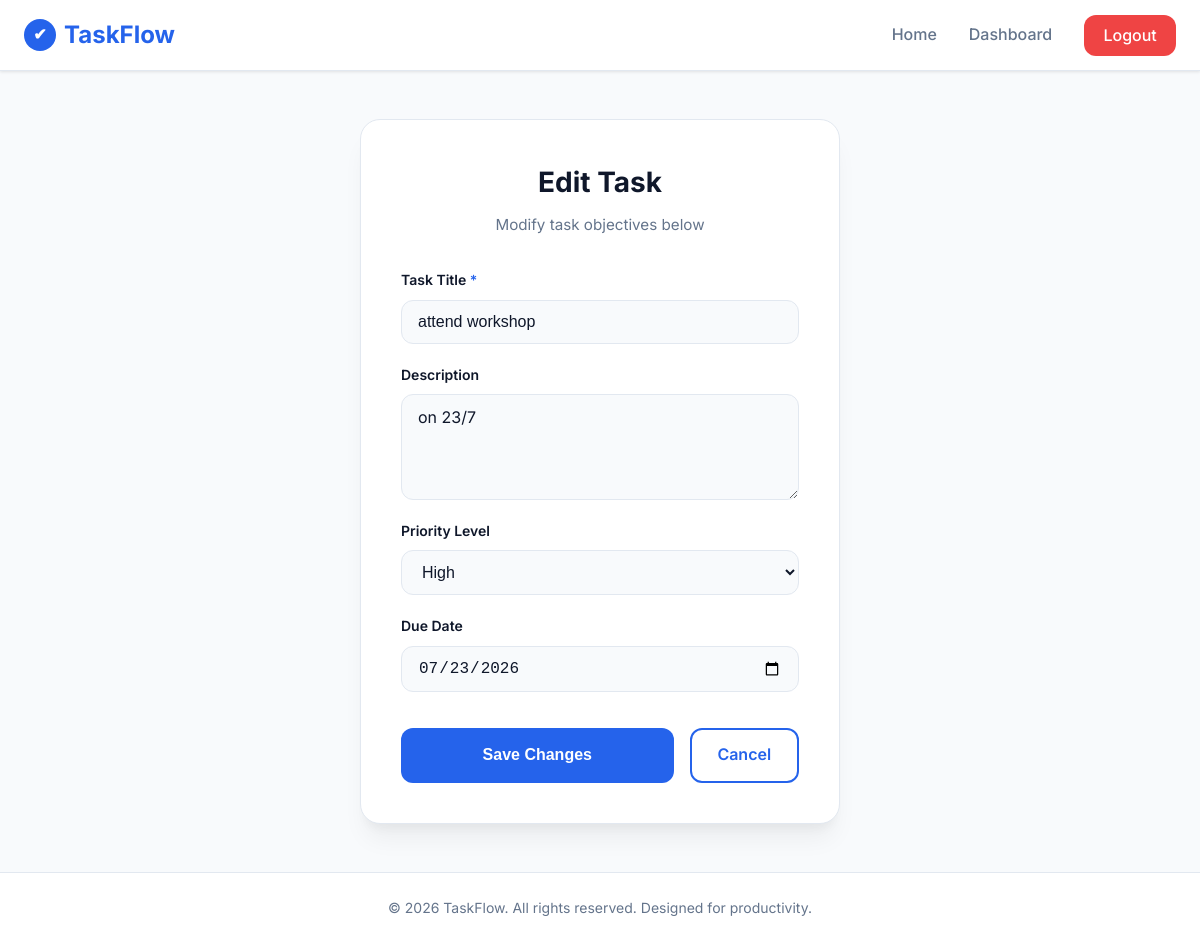
The page /edit-task/2 (signed in) on the database its author committed.
### tables this page shows
CREATE TABLE tasks (
            id INTEGER PRIMARY KEY AUTOINCREMENT,        -- Unique ID for each task
            title TEXT NOT NULL,                         -- Title of the task (cannot be blank)
            description TEXT,                            -- Brief details about the task
            priority TEXT NOT NULL,                      -- Priority level: 'Low', 'Medium', or 'High'
            due_date TEXT,                               -- Due date formatted as YYYY-MM-DD
            status TEXT DEFAULT 'Pending',               -- Status: 'Pending' or 'Completed'
            user_id INTEGER,                             -- Foreign key referencing the users table
            FOREIGN KEY (user_id) REFERENCES users(id)   -- Restricts user_id to valid IDs in users
        );

### app.py (the view, shortened to what this page needs)
@app.route('/edit-task/<int:id>', methods=['GET', 'POST'])
def edit_task(id):
    if 'user_id' not in session:
        flash('Please login to edit tasks.', 'error')
        return redirect(url_for('login'))
    db = get_db()
    task = db.execute('SELECT * FROM tasks WHERE id = ?', (id,)).fetchone()
    if not task:
        flash('Task not found.', 'error')
        return redirect(url_for('dashboard'))
    if task['user_id'] != session['user_id']:
        flash('Access Denied: You cannot modify another user\'s tasks!', 'error')
        return redirect(url_for('dashboard'))
    return render_template('edit_task.html', task=task)

### app.py (called while the page is built)
def get_db():
    db = getattr(g, '_database', None)
    if db is None:
        db = g._database = sqlite3.connect(DATABASE)
        db.row_factory = sqlite3.Row
    return db

### templates/edit_task.html (shortened to what this page needs)
{% extends "base.html" %}
{% block content %}
<div class="form-container-wrapper">
    <div class="form-card">
        <h2 class="form-title">Edit Task</h2>
        <p class="form-subtitle">Modify task objectives below</p>
        <form action="{{ url_for('edit_task', id=task.id) }}" method="POST" class="form-group-wrapper">
            <div class="form-field">
                <label for="title" class="form-label">Task Title <span style="color: var(--primary-color);">*</span></label>
                <input
                    type="text"
                    id="title"
                    name="title"
                    value="{{ task.title }}"
                    required
                    class="form-input"
                >
            </div>
            <div class="form-field">
                <label for="description" class="form-label">Description</label>
                <textarea
                    id="description"
                    name="description"
                    rows="4"
                    class="form-input"
                    style="resize: vertical; font-family: inherit;"
                >{{ task.description }}</textarea>
            </div>
            <div class="form-field">
                <label for="priority" class="form-label">Priority Level</label>
                <select id="priority" name="priority" class="form-input">
                    <option value="High" {% if task.priority == 'High' %}selected{% endif %}>High</option>
                </select>
            </div>
            <div class="form-field">
                <label for="dueDate" class="form-label">Due Date</label>
                <input
                    type="date"
                    id="dueDate"
                    name="dueDate"
                    value="{{ task.due_date }}"
                    class="form-input"
                >
            </div>
            <div style="display: flex; gap: 1rem; margin-top: 1rem;">
                <button type="submit" class="btn btn-primary btn-block" style="flex: 2;">Save Changes</button>
                <a href="{{ url_for('dashboard') }}" class="btn btn-secondary" style="flex: 1; padding: 0.8rem 0;">Cancel</a>
            </div>
        </form>
    </div>
</div>
{% endblock %}

### static/css/style.css (style rules this page uses)
:root { --primary-color: #2563eb; --primary-hover: #1d4ed8; --primary-light: #eff6ff; --text-main: #0f172a; --text-muted: #64748b; --bg-main: #f8fafc; --bg-card: #ffffff; --border-color: #e2e8f0; --max-width: 1200px; --radius-sm: 6px; --radius-md: 12px; --radius-lg: 20px; --transition-fast: 0.2s ease; --transition-normal: 0.3s ease; --shadow-sm: 0 1px 3px rgba(0, 0, 0, 0.1); --shadow-md: 0 4px 6px -1px rgba(0, 0, 0, 0.05), 0 2px 4px -1px rgba(0, 0, 0, 0.03); --shadow-lg: 0 20px 25px -5px rgba(0, 0, 0, 0.05), 0 10px 10px -5px rgba(0, 0, 0, 0.04); }
* { margin: 0; padding: 0; box-sizing: border-box; }
body { font-family: 'Inter', -apple-system, BlinkMacSystemFont, "Segoe UI", Roboto, sans-serif; background-color: var(--bg-main); color: var(--text-main); line-height: 1.6; display: flex; flex-direction: column; min-height: 100vh; }
a { text-decoration: none; color: inherit; transition: color var(--transition-fast); }
.btn { display: inline-flex; align-items: center; justify-content: center; padding: 0.8rem 1.8rem; font-size: 1rem; font-weight: 600; border-radius: var(--radius-md); border: 2px solid transparent; cursor: pointer; transition: all var(--transition-normal); }
.btn-primary { background-color: var(--primary-color); color: var(--bg-card); }
.btn-secondary { background-color: transparent; border-color: var(--primary-color); color: var(--primary-color); }
.btn-block { display: flex; width: 100%; }
.form-container-wrapper { width: 100%; display: flex; justify-content: center; align-items: center; }
.form-card { background-color: var(--bg-card); border: 1px solid var(--border-color); border-radius: var(--radius-lg); padding: 2.5rem; width: 100%; max-width: 480px; box-shadow: var(--shadow-lg); transition: transform var(--transition-normal); }
.form-title { font-size: 1.75rem; font-weight: 700; text-align: center; margin-bottom: 0.5rem; color: var(--text-main); }
.form-subtitle { color: var(--text-muted); font-size: 0.95rem; text-align: center; margin-bottom: 2rem; }
.form-group-wrapper { display: flex; flex-direction: column; gap: 1.25rem; }
.form-field { display: flex; flex-direction: column; gap: 0.5rem; }
.form-label { font-size: 0.875rem; font-weight: 600; color: var(--text-main); }
.form-input { width: 100%; padding: 0.75rem 1rem; font-size: 1rem; border: 1px solid var(--border-color); border-radius: var(--radius-md); background-color: var(--bg-main); color: var(--text-main); outline: none; transition: border-color var(--transition-fast), background-color var(--transition-fast), box-shadow var(--transition-fast); }
.form-input::placeholder { color: #94a3b8; }

### rows shown on the page
tasks: title "attend workshop", description "on 23/7", priority "High", dueDate "07/23/2026"
